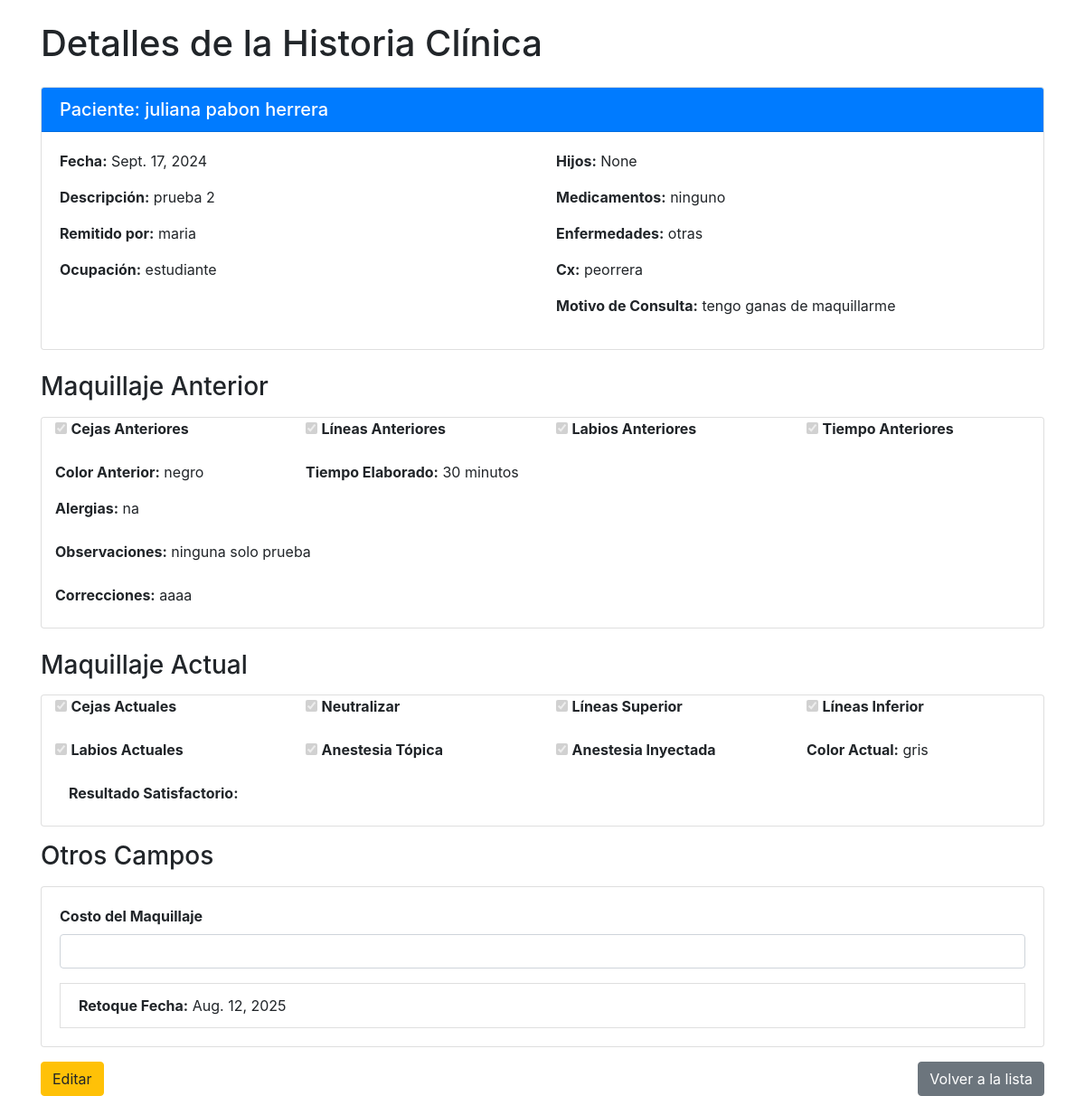
/pacientes/hc_maquillaje/historia/2/, run on the app's committed database.
### pacientes/models.py (models this page shows, shortened)
class Paciente(models.Model):
    nombre_completo = models.CharField(max_length=255)
    identificacion = models.CharField(max_length=50, unique=True)
    edad = models.IntegerField()
    genero = models.CharField(max_length=10, choices=[('M', 'Masculino'), ('F', 'Femenino'), ('O', 'Otro')])
    telefono = models.CharField(max_length=20)
    direccion = models.CharField(max_length=255)
    correo_electronico = models.EmailField()
    ocupacion = models.CharField(max_length=100)

### hc_maquillaje/models.py (models this page shows, shortened)
class HistoriaClinica(models.Model):
    paciente = models.ForeignKey(
        Paciente,
        on_delete=models.CASCADE,
        related_name='historias_clinicas_hc_maquillaje'
    )
    fecha = models.DateField()
    descripcion = models.TextField(blank=True)  # Campo opcional para la descripción
    remitido_por = models.CharField(max_length=100, blank=True)
    ocupacion = models.CharField(max_length=100, blank=True)
    hijos = models.IntegerField(blank=True, null=True)  # Permitir nulos
    medicamentos = models.TextField(blank=True)  # Removí max_length porque no se aplica aquí
    enfermedades = models.TextField(blank=True)  # Lo mismo aquí
    cx = models.TextField(blank=True)  # Cirugías
    motivo_consulta = models.TextField(blank=True)
    cejas_anteriores = models.BooleanField(default=False)
    lineas_anteriores = models.BooleanField(default=False)
    labios_anteriores = models.BooleanField(default=False)
    tiempo_anteriores = models.BooleanField(default=False)
    tiempo_elaborado = models.CharField(max_length=100, blank=True)
    color_anterior = models.CharField(max_length=100, blank=True)
    alergias = models.TextField(blank=True)  # Removí max_length porque no se aplica aquí
    observaciones = models.TextField(blank=True)  # Lo mismo aquí
    correcciones = models.TextField(blank=True)  # Lo mismo aquí
    cejas_actuales = models.BooleanField(default=False)
    color_actual = models.CharField(max_length=100, blank=True)
    neutralizar = models.BooleanField(default=False)
    lineas_superior = models.BooleanField(default=False)
    lineas_inferior = models.BooleanField(default=False)
    labios_actuales = models.BooleanField(default=False)
    anestesia_topica = models.BooleanField(default=False)
    anestesia_inyectada = models.BooleanField(default=False)
    material_desechable = models.CharField(max_length=100, blank=True)
    resultado_satisfactorio = models.TextField(blank=True)  # Removí max_length porque no se aplica aquí
    costo_maquillaje = models.IntegerField(blank=True, null=True)  # Permitir nulos para números
    retoque_fecha = models.DateField(blank=True, null=True)  # Para fechas, usa null=True

### hc_maquillaje/views.py (the view)
# urls.py: path('historia/<int:pk>/', HistoriaClinicaDetailView.as_view(), name='ver_historia_clinica'),
class HistoriaClinicaDetailView(DetailView):
    model = HistoriaClinica
    template_name = 'hc_maquillaje/historia_clinica_detail.html'  # Plantilla para mostrar los detalles
    def get_context_data(self, **kwargs):
        context = super().get_context_data(**kwargs)
        historia_clinica = self.get_object()
        paciente = get_object_or_404(Paciente, id=historia_clinica.paciente_id)
        context['paciente'] = paciente
        return context

### hc_maquillaje/templates/hc_maquillaje/historia_clinica_detail.html (shortened to what this page needs)
<!DOCTYPE html>
<html lang="es">
<head>
    <link rel="stylesheet" href="https://stackpath.bootstrapcdn.com/bootstrap/4.5.2/css/bootstrap.min.css">
</head>
<body>
    <div class="container mt-4">
        <h1 class="mb-4">Detalles de la Historia Clínica</h1>
        <div class="card mb-4">
            <div class="card-header bg-primary text-white">
                <h5 class="card-title mb-0">Paciente: {{ paciente.nombre_completo }}</h5>
            </div>
            <div class="card-body">
                <div class="row">
                    <div class="col-md-6">
                        <p><strong>Fecha:</strong> {{ object.fecha }}</p>
                        <p><strong>Descripción:</strong> {{ object.descripcion }}</p>
                        <p><strong>Remitido por:</strong> {{ object.remitido_por }}</p>
                        <p><strong>Ocupación:</strong> {{ object.ocupacion }}</p>
                    </div>
                    <div class="col-md-6">
                        <p><strong>Hijos:</strong> {{ object.hijos }}</p>
                        <p><strong>Medicamentos:</strong> {{ object.medicamentos }}</p>
                        <p><strong>Enfermedades:</strong> {{ object.enfermedades }}</p>
                        <p><strong>Cx:</strong> {{ object.cx }}</p>
                        <p><strong>Motivo de Consulta:</strong> {{ object.motivo_consulta }}</p>
                    </div>
                </div>
            </div>
        </div>
        <div class="mb-4">
            <h3 class="mb-3">Maquillaje Anterior</h3>
            <div class="card">
                <div class="container">
                    <div class="row">
                        <div class="col-md-3 mb-3">
                            <label>
                                <input type="checkbox" disabled {% if object.cejas_anteriores %}checked{% endif %}>
                                <strong>Cejas Anteriores</strong>
                            </label>
                        </div>
                        <div class="col-md-3 mb-3">
                            <label>
                                <input type="checkbox" disabled {% if object.lineas_anteriores %}checked{% endif %}>
                                <strong>Líneas Anteriores</strong>
                            </label>
                        </div>
                        <div class="col-md-3 mb-3">
                            <label>
                                <input type="checkbox" disabled {% if object.labios_anteriores %}checked{% endif %}>
                                <strong>Labios Anteriores</strong>
                            </label>
                        </div>
                        <div class="col-md-3 mb-3">
                            <label>
                                <input type="checkbox" disabled {% if object.tiempo_anteriores %}checked{% endif %}>
                                <strong>Tiempo Anteriores</strong>
                            </label>
                        </div>
                    </div>
                    <div class="row">
                        <div class="col-md-3 mb-3">
                            <strong>Color Anterior:</strong> {{ object.color_anterior }}
                        </div>
                        <div class="col-md-3 mb-3">
                            <strong>Tiempo Elaborado:</strong> {{ object.tiempo_elaborado }}
                        </div>
                        <div class="col-md-12 mb-3">
                            <label for="id_alergias"><strong>Alergias:</strong></label>
                            {{ object.alergias }}
                        </div>
                        <div class="col-md-12 mb-3">
                            <label for="id_observaciones"><strong>Observaciones:</strong></label>
                            {{ object.observaciones }}
                        </div>
                        <div class="col-md-12 mb-3">
                            <label for="id_correcciones"><strong>Correcciones:</strong></label>
                            {{ object.correcciones }}
                        </div>
                    </div>
                </div>
            </div>
        </div>
        <h3 class="mb-3">Maquillaje Actual</h3>
        <div class="card mb-3">
            <div class="container">
                <div class="row">
                    <div class="col-md-3 mb-3">
                        <label>
                            <input type="checkbox" disabled {% if object.cejas_actuales %}checked{% endif %}>
                            <strong>Cejas Actuales</strong>
                        </label>
                    </div>
                    <div class="col-md-3 mb-3">
                        <label>
                            <input type="checkbox" disabled {% if object.neutralizar %}checked{% endif %}>
                            <strong>Neutralizar</strong>
                        </label>
                    </div>
                    <div class="col-md-3 mb-3">
                        <label>
                            <input type="checkbox" disabled {% if object.lineas_superior %}checked{% endif %}>
                            <strong>Líneas Superior</strong>
                        </label>
                    </div>
                    <div class="col-md-3 mb-3">
                        <label>
                            <input type="checkbox" disabled {% if object.lineas_inferior %}checked{% endif %}>
                            <strong>Líneas Inferior</strong>
                        </label>
                    </div>
                </div>
                <div class="row">
                    <div class="col-md-3 mb-3">
                        <label>
                            <input type="checkbox" disabled {% if object.labios_actuales %}checked{% endif %}>
                            <strong>Labios Actuales</strong>
                        </label>
                    </div>
                    <div class="col-md-3 mb-3">
                        <label>
                            <input type="checkbox" disabled {% if object.anestesia_topica %}checked{% endif %}>
                            <strong>Anestesia Tópica</strong>
                        </label>
                    </div>
                    <div class="col-md-3 mb-3">
                        <label>
                            <input type="checkbox" disabled {% if object.anestesia_inyectada %}checked{% endif %}>
                            <strong>Anestesia Inyectada</strong>
                        </label>
                    </div>
                    <div class="col-md-3 mb-3">
                        <strong>Color Actual:</strong> {{ object.color_actual }}
                    </div>
                </div>
                <div class="col-md-12 mb-3">
                    <label for="id_resultado_satisfactorio"><strong>Resultado Satisfactorio:</strong></label>
                </div>
            </div>
        </div>
        <h3 class="mb-3">Otros Campos</h3>
        <div class="card mb-3">
            <div class="card-body">
                <div class="mb-3">
                    <label for="id_costo_maquillaje" class="form-label"><strong>Costo del Maquillaje</strong></label>
                    <input type="number" class="form-control" id="id_costo_maquillaje" name="costo_maquillaje" required>
                </div>
                <li class="list-group-item"><strong>Retoque Fecha:</strong> {{ object.retoque_fecha }}</li>
            </div>
        </div>
        <div class="d-flex justify-content-between mt-3">
            <a href="{% url 'hc_maquillaje:historia_clinica_edit' object.id %}" class="btn btn-warning">Editar</a>
            <a href="{% url 'hc_maquillaje:historia_clinica_list' paciente.id %}" class="btn btn-secondary">Volver a la lista</a>
        </div>
    </div>
</body>
</html>

### data on the page
Paciente: nombre_completo "juliana pabon herrera"
HistoriaClinica: fecha "Sept. 17, 2024", descripcion "prueba 2", remitido_por "maria", ocupacion "estudiante", hijos "None", medicamentos "ninguno", enfermedades "otras", cx "peorrera", motivo_consulta "tengo ganas de maquillarme", cejas_anteriores "☑", lineas_anteriores "☑", labios_anteriores "☑", tiempo_anteriores "☑", color_anterior "negro", tiempo_elaborado "30 minutos", alergias "na", observaciones "ninguna solo prueba", correcciones "aaaa", cejas_actuales "☑", neutralizar "☑", lineas_superior "☑", lineas_inferior "☑", labios_actuales "☑", anestesia_topica "☑", anestesia_inyectada "☑", color_actual "gris", retoque_fecha "Aug. 12, 2025"
